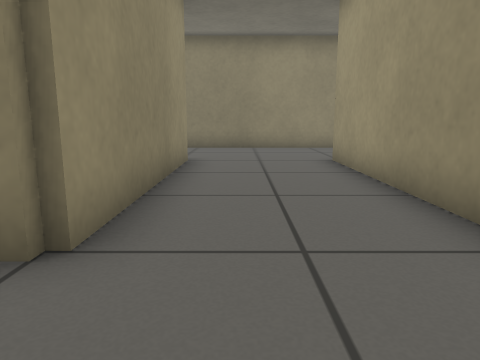
view 1 (above)

20 first-person views from a walk through a robot-simulator world made for Gazebo. The camera is 0.5 m above the floor, tilts 10° down and sees 70° across. The floor is counted in squares, 0.5 m on a side. Each view is taken from the middle of a square. On the plan, view 1 faces up. The plan holds only what a view shows up to about 13 squares ahead; the rest is blank.

view 2
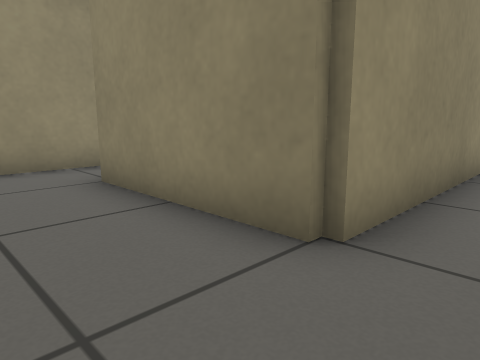

view 3
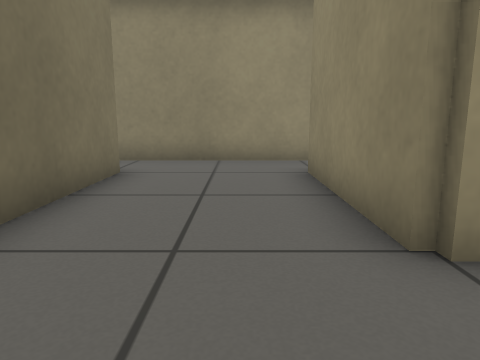

view 4
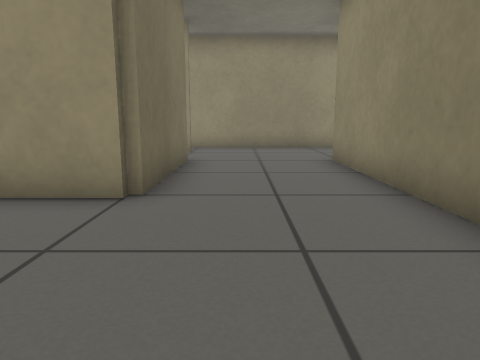

view 5
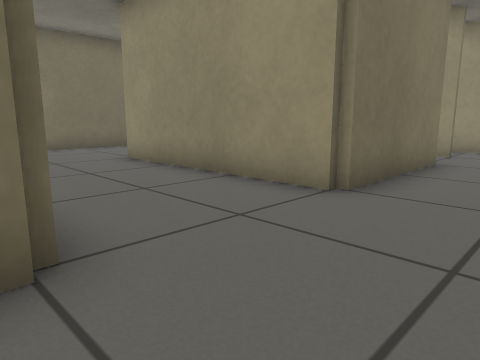

view 6
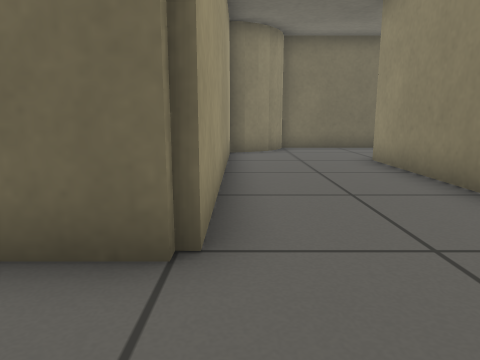

view 7
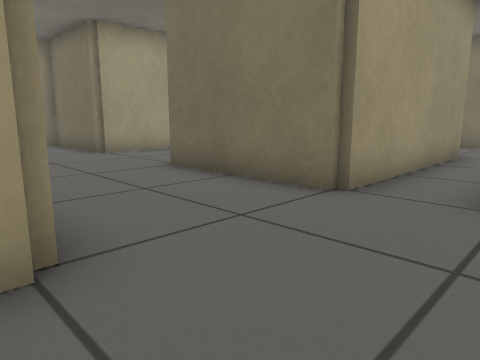

view 8
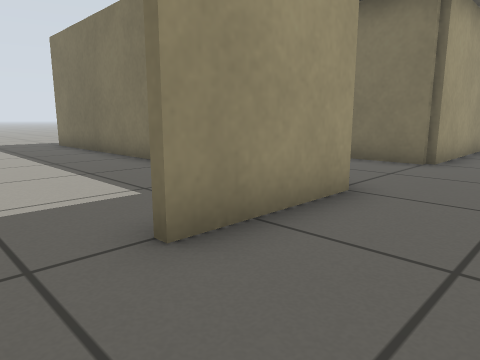

view 9
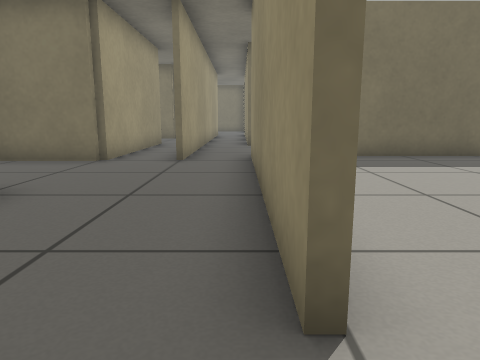

view 10
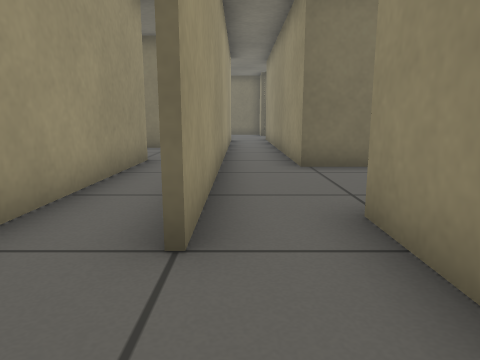

view 11
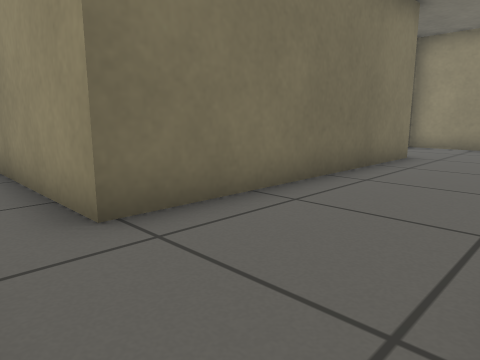

view 12
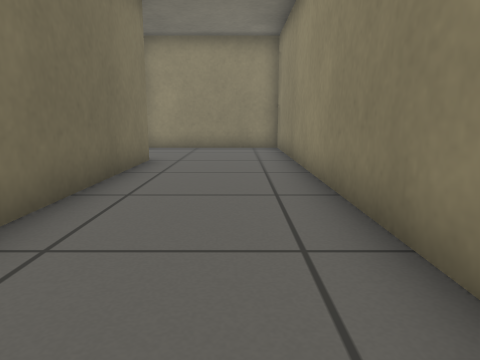

view 13
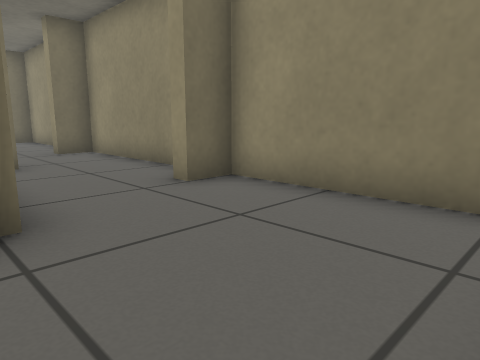

view 14
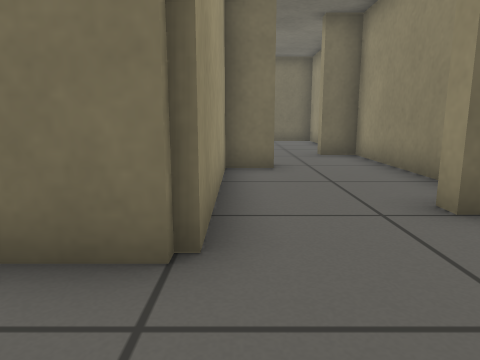

view 15
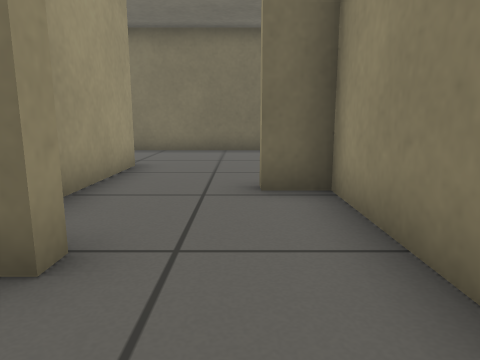

view 16
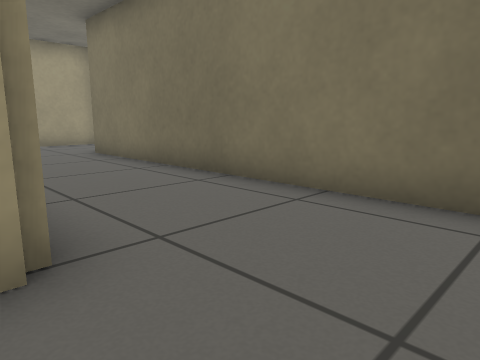

view 17
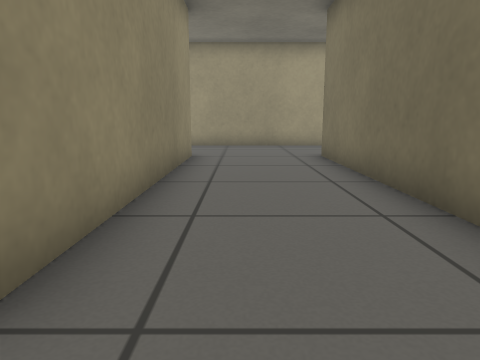

view 18
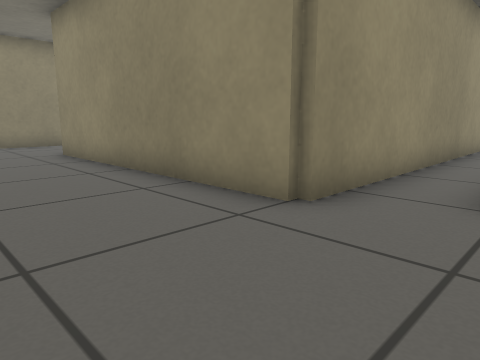

view 19
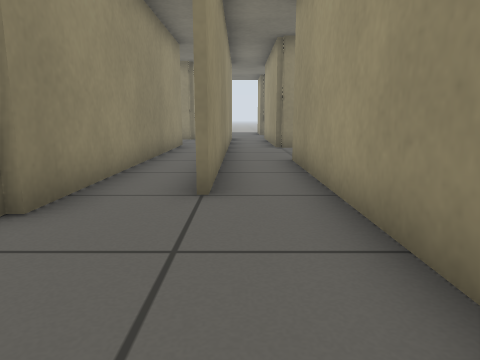

view 20
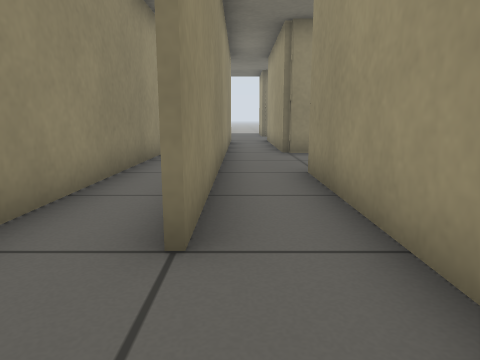

### Floor plan
Points are (right, up) in squares from view 1. A wall is a line through its corners. A room is listed if a view was taken in it or the views show most of it. See-through windows are left out.
Room 1 (views 1, 2, 3, 4, 5, 6, 7, 8, 9, 10)
walls: (-1.3, 8.7) (-1.3, 2.3) (-5.7, 2.3) (-5.7, 8.7) (-1.3, 8.7); (-7.4, 8.6) (-7.4, 8.1); (-7.6, 7.5) (-7.6, 8.5); (-7.4, 4.8) (-7.4, -5.5); (3.4, 12.3) (-5.7, 12.3) (-5.7, 15.6); (-9.3, 15.6) (-9.3, 7.5); (2.3, 0.9) (2.3, 8.7) (6.1, 8.7); (0.6, -0.6) (1.2, 0.1) (1.9, 0.4); (0.6, -0.9) (0.9, -0.2) (1.6, 0.3) (2.3, 0.5); (-5.7, -1.3) (0.5, -1.3)
ways out: opening at (-8, 8) to room 2; opening at (-9, 16.5); opening at (-6, 16.5)
Room 2 (views 11, 12, 13, 14, 15)
walls: (-10.8, 7.3) (-21.3, 7.3) (-21.3, 2.5) (-20.3, 2.5) (-20.3, 2); (-18.7, -1.1) (-17.7, -1.1) (-17.7, 3.7) (-9.3, 3.7) (-9.3, -5.5); (-21.3, 0.6) (-21.3, -1.6); (-7.6, -1.8) (-7.6, 7.5)
low walls: (-18.7, -1.5) (-18.7, -1.1)
ways out: opening at (-8, 8) to room 1; opening at (-19.5, -2) to room 3; opening at (-8.5, -6) to room 3
Room 3 (views 16, 17, 18, 19, 20)
walls: (-9.3, -5.5) (-9.3, -6.7) (-17.7, -6.7) (-17.7, -3.2); (-21.3, -5.4) (-21.3, -7.9); (-20.8, -10.3) (-9.5, -10.3); (-21.3, -1.6) (-21.3, -3.8) (-20.3, -3.8) (-20.3, -4.2); (-5.7, -11.2) (-5.7, -1.3)
ways out: opening at (-19.5, -2) to room 2; opening at (-8.5, -6) to room 2

Where each view was taken, in squares from view 1:
view 1: 0 up, 0 right, facing up
view 2: 0 up, 0 right, facing up-left
view 3: 1 up, 1 right, facing left
view 4: 10 up, 3 right, facing left
view 5: 11 up, 3 right, facing down-left
view 6: 11 up, 2 right, facing down
view 7: 13 up, 8 left, facing down-right
view 8: 17 up, 8 left, facing down-right
view 9: 17 up, 9 left, facing down
view 10: 11 up, 8 left, facing down
view 11: 7 up, 8 left, facing down-left
view 12: 6 up, 9 left, facing left
view 13: 7 up, 17 left, facing down-left
view 14: 6 up, 18 left, facing down
view 15: 1 up, 20 left, facing down
view 16: 6 down, 20 left, facing down-right
view 17: 8 down, 19 left, facing right
view 18: 10 down, 7 left, facing up-left
view 19: 10 down, 7 left, facing up
view 20: 8 down, 7 left, facing up
